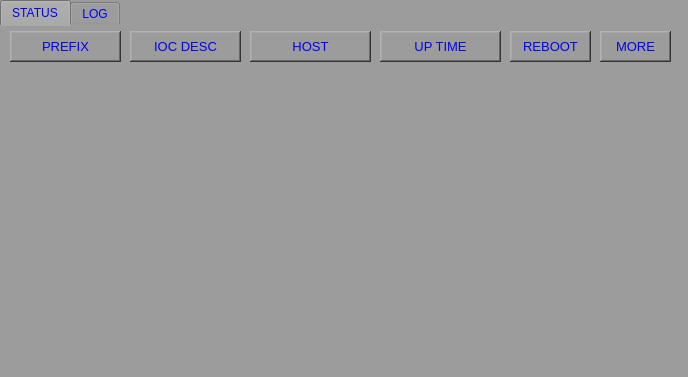
<?xml version="1.0" encoding="UTF-8"?>
<ui version="4.0">
 <class>TabWidget</class>
 <widget class="QTabWidget" name="TabWidget">
  <property name="windowModality">
   <enum>Qt::WindowModal</enum>
  </property>
  <property name="geometry">
   <rect>
    <x>0</x>
    <y>0</y>
    <width>688</width>
    <height>377</height>
   </rect>
  </property>
  <property name="windowTitle">
   <string>TabWidget</string>
  </property>
  <property name="windowOpacity">
   <double>0.500000000000000</double>
  </property>
  <property name="autoFillBackground">
   <bool>false</bool>
  </property>
  <property name="styleSheet">
   <string notr="true">background-color: rgb(156, 156, 156);
color: rgb(0, 0, 255);
border-bottom-color: rgb(0, 0, 0);</string>
  </property>
  <property name="tabPosition">
   <enum>QTabWidget::North</enum>
  </property>
  <property name="tabShape">
   <enum>QTabWidget::Rounded</enum>
  </property>
  <property name="currentIndex">
   <number>0</number>
  </property>
  <property name="iconSize">
   <size>
    <width>25</width>
    <height>25</height>
   </size>
  </property>
  <property name="elideMode">
   <enum>Qt::ElideNone</enum>
  </property>
  <property name="documentMode">
   <bool>false</bool>
  </property>
  <property name="movable">
   <bool>true</bool>
  </property>
  <widget class="QWidget" name="STATUS">
   <attribute name="title">
    <string>STATUS</string>
   </attribute>
   <widget class="caGraphics" name="cagraphics">
    <property name="geometry">
     <rect>
      <x>5</x>
      <y>40</y>
      <width>675</width>
      <height>301</height>
     </rect>
    </property>
    <property name="foreground">
     <color>
      <red>105</red>
      <green>105</green>
      <blue>105</blue>
     </color>
    </property>
    <property name="fillstyle" stdset="0">
     <enum>caGraphics::Filled</enum>
    </property>
    <property name="lineSize">
     <number>3</number>
    </property>
    <property name="lineColor">
     <color>
      <red>0</red>
      <green>0</green>
      <blue>0</blue>
     </color>
    </property>
   </widget>
   <widget class="caLabel" name="calabel_7">
    <property name="geometry">
     <rect>
      <x>10</x>
      <y>5</y>
      <width>111</width>
      <height>31</height>
     </rect>
    </property>
    <property name="font">
     <font>
      <pointsize>10</pointsize>
      <weight>50</weight>
      <bold>false</bold>
     </font>
    </property>
    <property name="frameShape">
     <enum>QFrame::WinPanel</enum>
    </property>
    <property name="frameShadow">
     <enum>QFrame::Raised</enum>
    </property>
    <property name="lineWidth">
     <number>5</number>
    </property>
    <property name="text">
     <string>PREFIX</string>
    </property>
    <property name="alignment">
     <set>Qt::AlignCenter</set>
    </property>
    <property name="foreground">
     <color>
      <red>0</red>
      <green>0</green>
      <blue>0</blue>
     </color>
    </property>
    <property name="background">
     <color>
      <red>169</red>
      <green>209</green>
      <blue>239</blue>
     </color>
    </property>
   </widget>
   <widget class="caLabel" name="calabel_12">
    <property name="geometry">
     <rect>
      <x>130</x>
      <y>5</y>
      <width>111</width>
      <height>31</height>
     </rect>
    </property>
    <property name="font">
     <font>
      <pointsize>10</pointsize>
      <weight>50</weight>
      <bold>false</bold>
     </font>
    </property>
    <property name="frameShape">
     <enum>QFrame::WinPanel</enum>
    </property>
    <property name="frameShadow">
     <enum>QFrame::Raised</enum>
    </property>
    <property name="lineWidth">
     <number>5</number>
    </property>
    <property name="text">
     <string>IOC DESC</string>
    </property>
    <property name="alignment">
     <set>Qt::AlignCenter</set>
    </property>
    <property name="foreground">
     <color>
      <red>0</red>
      <green>0</green>
      <blue>0</blue>
     </color>
    </property>
    <property name="background">
     <color>
      <red>169</red>
      <green>209</green>
      <blue>239</blue>
     </color>
    </property>
   </widget>
   <widget class="caLabel" name="calabel_8">
    <property name="geometry">
     <rect>
      <x>250</x>
      <y>5</y>
      <width>121</width>
      <height>31</height>
     </rect>
    </property>
    <property name="font">
     <font>
      <pointsize>10</pointsize>
      <weight>50</weight>
      <bold>false</bold>
     </font>
    </property>
    <property name="frameShape">
     <enum>QFrame::WinPanel</enum>
    </property>
    <property name="frameShadow">
     <enum>QFrame::Raised</enum>
    </property>
    <property name="lineWidth">
     <number>5</number>
    </property>
    <property name="text">
     <string>HOST</string>
    </property>
    <property name="alignment">
     <set>Qt::AlignCenter</set>
    </property>
    <property name="foreground">
     <color>
      <red>0</red>
      <green>0</green>
      <blue>0</blue>
     </color>
    </property>
    <property name="background">
     <color>
      <red>169</red>
      <green>209</green>
      <blue>239</blue>
     </color>
    </property>
   </widget>
   <widget class="caLabel" name="calabel_9">
    <property name="geometry">
     <rect>
      <x>380</x>
      <y>5</y>
      <width>121</width>
      <height>31</height>
     </rect>
    </property>
    <property name="font">
     <font>
      <pointsize>10</pointsize>
      <weight>50</weight>
      <bold>false</bold>
     </font>
    </property>
    <property name="frameShape">
     <enum>QFrame::WinPanel</enum>
    </property>
    <property name="frameShadow">
     <enum>QFrame::Raised</enum>
    </property>
    <property name="lineWidth">
     <number>5</number>
    </property>
    <property name="text">
     <string>UP TIME</string>
    </property>
    <property name="alignment">
     <set>Qt::AlignCenter</set>
    </property>
    <property name="foreground">
     <color>
      <red>0</red>
      <green>0</green>
      <blue>0</blue>
     </color>
    </property>
    <property name="background">
     <color>
      <red>169</red>
      <green>209</green>
      <blue>239</blue>
     </color>
    </property>
   </widget>
   <widget class="caLabel" name="calabel_11">
    <property name="geometry">
     <rect>
      <x>510</x>
      <y>5</y>
      <width>81</width>
      <height>31</height>
     </rect>
    </property>
    <property name="font">
     <font>
      <pointsize>10</pointsize>
      <weight>50</weight>
      <bold>false</bold>
     </font>
    </property>
    <property name="frameShape">
     <enum>QFrame::WinPanel</enum>
    </property>
    <property name="frameShadow">
     <enum>QFrame::Raised</enum>
    </property>
    <property name="lineWidth">
     <number>5</number>
    </property>
    <property name="text">
     <string>REBOOT</string>
    </property>
    <property name="alignment">
     <set>Qt::AlignCenter</set>
    </property>
    <property name="foreground">
     <color>
      <red>0</red>
      <green>0</green>
      <blue>0</blue>
     </color>
    </property>
    <property name="background">
     <color>
      <red>169</red>
      <green>209</green>
      <blue>239</blue>
     </color>
    </property>
   </widget>
   <widget class="caLabel" name="calabel_13">
    <property name="geometry">
     <rect>
      <x>600</x>
      <y>5</y>
      <width>71</width>
      <height>31</height>
     </rect>
    </property>
    <property name="font">
     <font>
      <pointsize>10</pointsize>
      <weight>50</weight>
      <bold>false</bold>
     </font>
    </property>
    <property name="frameShape">
     <enum>QFrame::WinPanel</enum>
    </property>
    <property name="frameShadow">
     <enum>QFrame::Raised</enum>
    </property>
    <property name="lineWidth">
     <number>5</number>
    </property>
    <property name="text">
     <string>MORE</string>
    </property>
    <property name="alignment">
     <set>Qt::AlignCenter</set>
    </property>
    <property name="foreground">
     <color>
      <red>0</red>
      <green>0</green>
      <blue>0</blue>
     </color>
    </property>
    <property name="background">
     <color>
      <red>169</red>
      <green>209</green>
      <blue>239</blue>
     </color>
    </property>
   </widget>
   <widget class="caInclude" name="cainclude_17">
    <property name="geometry">
     <rect>
      <x>10</x>
      <y>50</y>
      <width>661</width>
      <height>31</height>
     </rect>
    </property>
    <property name="font">
     <font>
      <pointsize>7</pointsize>
     </font>
    </property>
    <property name="macro">
     <string notr="true">ioc=IOC</string>
    </property>
    <property name="filename" stdset="0">
     <string notr="true">../ioc-admin/single_ioc_admin.ui</string>
    </property>
   </widget>
   <widget class="caInclude" name="cainclude_18">
    <property name="geometry">
     <rect>
      <x>10</x>
      <y>90</y>
      <width>661</width>
      <height>35</height>
     </rect>
    </property>
    <property name="macro">
     <string notr="true">ioc=cpiSync</string>
    </property>
    <property name="filename" stdset="0">
     <string notr="true">../ioc-admin/single_ioc_admin.ui</string>
    </property>
   </widget>
   <widget class="caInclude" name="cainclude_19">
    <property name="geometry">
     <rect>
      <x>10</x>
      <y>130</y>
      <width>661</width>
      <height>35</height>
     </rect>
    </property>
    <property name="macro">
     <string notr="true">ioc=cpi</string>
    </property>
    <property name="filename" stdset="0">
     <string notr="true">../ioc-admin/single_ioc_admin.ui</string>
    </property>
   </widget>
   <widget class="caInclude" name="cainclude_20">
    <property name="geometry">
     <rect>
      <x>10</x>
      <y>170</y>
      <width>661</width>
      <height>35</height>
     </rect>
    </property>
    <property name="macro">
     <string notr="true">ioc=KOZ</string>
    </property>
    <property name="filename" stdset="0">
     <string notr="true">../ioc-admin/single_ioc_admin.ui</string>
    </property>
   </widget>
   <widget class="caInclude" name="cainclude_21">
    <property name="geometry">
     <rect>
      <x>10</x>
      <y>210</y>
      <width>661</width>
      <height>41</height>
     </rect>
    </property>
    <property name="macro">
     <string notr="true">ioc=NEW</string>
    </property>
    <property name="filename" stdset="0">
     <string notr="true">../ioc-admin/single_ioc_admin.ui</string>
    </property>
   </widget>
   <widget class="caInclude" name="cainclude_22">
    <property name="geometry">
     <rect>
      <x>10</x>
      <y>250</y>
      <width>661</width>
      <height>41</height>
     </rect>
    </property>
    <property name="macro">
     <string notr="true">ioc=Qi2</string>
    </property>
    <property name="filename" stdset="0">
     <string notr="true">../ioc-admin/single_ioc_admin.ui</string>
    </property>
   </widget>
   <widget class="caInclude" name="cainclude_23">
    <property name="geometry">
     <rect>
      <x>10</x>
      <y>290</y>
      <width>661</width>
      <height>41</height>
     </rect>
    </property>
    <property name="macro">
     <string notr="true">ioc=PFI</string>
    </property>
    <property name="filename" stdset="0">
     <string notr="true">../ioc-admin/single_ioc_admin.ui</string>
    </property>
   </widget>
  </widget>
  <widget class="QWidget" name="LOG">
   <attribute name="title">
    <string>LOG</string>
   </attribute>
   <widget class="QTextBrowser" name="textBrowser_2">
    <property name="geometry">
     <rect>
      <x>5</x>
      <y>30</y>
      <width>675</width>
      <height>315</height>
     </rect>
    </property>
    <property name="font">
     <font>
      <pointsize>8</pointsize>
     </font>
    </property>
    <property name="autoFillBackground">
     <bool>false</bool>
    </property>
    <property name="styleSheet">
     <string notr="true">background-color: rgb(0, 0, 0);
selection-color: rgb(255, 255, 255);
color: rgb(255, 255, 255);</string>
    </property>
    <property name="inputMethodHints">
     <set>Qt::ImhMultiLine</set>
    </property>
    <property name="frameShape">
     <enum>QFrame::Box</enum>
    </property>
    <property name="frameShadow">
     <enum>QFrame::Plain</enum>
    </property>
    <property name="lineWidth">
     <number>1</number>
    </property>
    <property name="verticalScrollBarPolicy">
     <enum>Qt::ScrollBarAsNeeded</enum>
    </property>
    <property name="horizontalScrollBarPolicy">
     <enum>Qt::ScrollBarAlwaysOff</enum>
    </property>
    <property name="sizeAdjustPolicy">
     <enum>QAbstractScrollArea::AdjustToContents</enum>
    </property>
    <property name="autoFormatting">
     <set>QTextEdit::AutoNone</set>
    </property>
    <property name="undoRedoEnabled">
     <bool>true</bool>
    </property>
    <property name="lineWrapColumnOrWidth">
     <number>0</number>
    </property>
    <property name="readOnly">
     <bool>true</bool>
    </property>
    <property name="tabStopWidth">
     <number>100</number>
    </property>
    <property name="source">
     <url>
      <string>file:///C:/Epics/pfi_iocs.log</string>
     </url>
    </property>
   </widget>
   <widget class="caMessageButton" name="camessagebutton">
    <property name="geometry">
     <rect>
      <x>575</x>
      <y>5</y>
      <width>105</width>
      <height>22</height>
     </rect>
    </property>
    <property name="text">
     <string>RELOAD LOG</string>
    </property>
    <property name="foreground">
     <color>
      <red>255</red>
      <green>255</green>
      <blue>255</blue>
     </color>
    </property>
    <property name="background">
     <color>
      <red>0</red>
      <green>0</green>
      <blue>255</blue>
     </color>
    </property>
   </widget>
  </widget>
 </widget>
 <customwidgets>
  <customwidget>
   <class>caMessageButton</class>
   <extends>QPushButton</extends>
   <header>caMessageButton</header>
  </customwidget>
  <customwidget>
   <class>caLabel</class>
   <extends>QLabel</extends>
   <header>caLabel</header>
  </customwidget>
  <customwidget>
   <class>caGraphics</class>
   <extends>QWidget</extends>
   <header>caGraphics</header>
  </customwidget>
  <customwidget>
   <class>caInclude</class>
   <extends>QWidget</extends>
   <header>caInclude</header>
  </customwidget>
 </customwidgets>
 <resources/>
 <connections>
  <connection>
   <sender>camessagebutton</sender>
   <signal>clicked(bool)</signal>
   <receiver>textBrowser_2</receiver>
   <slot>reload()</slot>
   <hints>
    <hint type="sourcelabel">
     <x>581</x>
     <y>32</y>
    </hint>
    <hint type="destinationlabel">
     <x>563</x>
     <y>68</y>
    </hint>
   </hints>
  </connection>
 </connections>
</ui>
